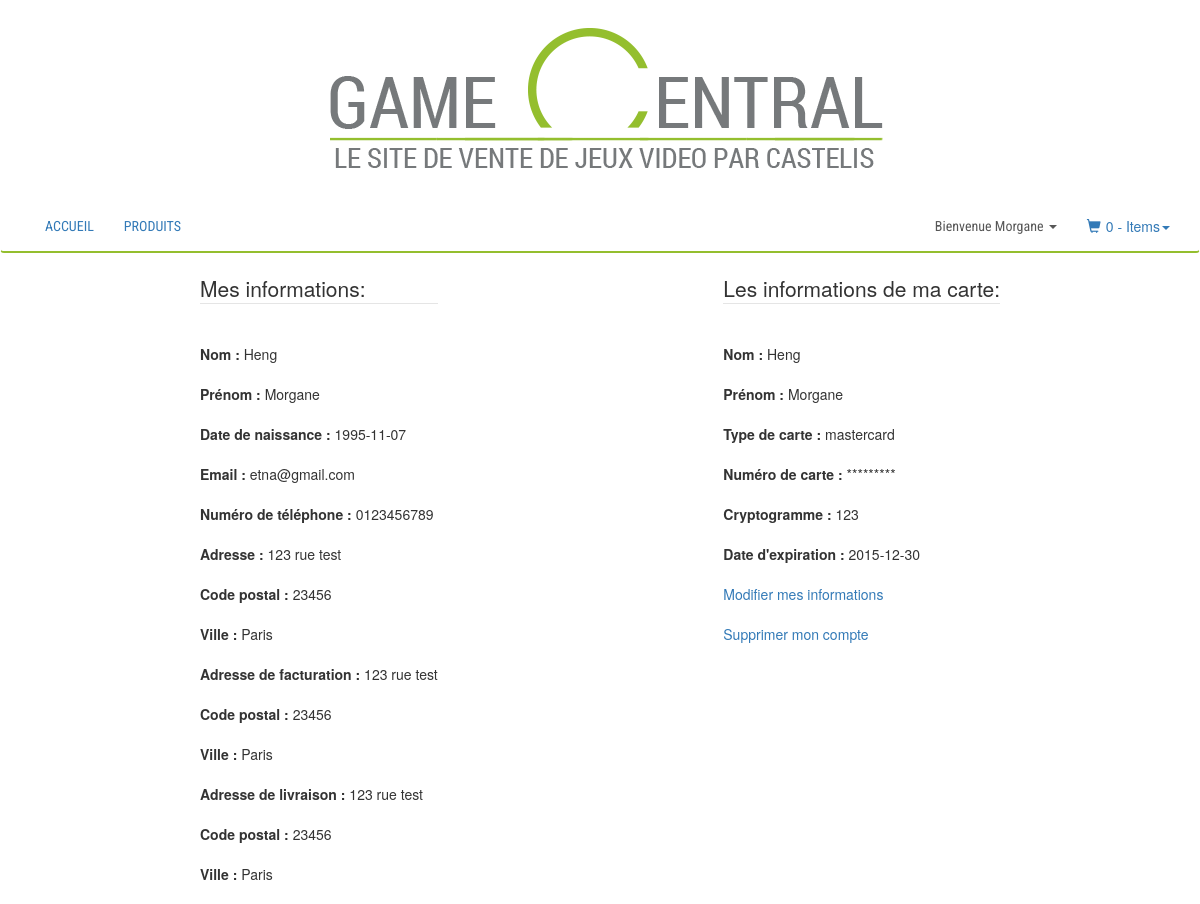
Page /view/account.php (signed in) on the committed database.
### tables this page shows
CREATE TABLE `gc_customers` (
  `id_customer` int(11) NOT NULL,
  `firstname_customer` varchar(255) NOT NULL,
  `lastname_customer` varchar(255) NOT NULL,
  `birthday` date NOT NULL,
  `mail` varchar(255) NOT NULL,
  `phone` varchar(10) NOT NULL,
  `pwd` varchar(255) NOT NULL,
  `address` varchar(255) NOT NULL,
  `delivery_address` varchar(255) NOT NULL,
  `shipping_address` varchar(255) NOT NULL,
  `postal_code` varchar(5) NOT NULL,
  `city` text NOT NULL,
  `delivery_postal_code` int(11) NOT NULL,
  `delivery_city` varchar(50) NOT NULL,
  `shipping_postal_code` int(11) NOT NULL,
  `shipping_city` varchar(50) NOT NULL
);

CREATE TABLE `gc_cards` (
  `id_card` int(11) NOT NULL,
  `firstname_customer` varchar(255) NOT NULL,
  `lastname_customer` varchar(255) NOT NULL,
  `card_type` varchar(255) NOT NULL,
  `card_number` varchar(16) DEFAULT NULL,
  `cryptogram` varchar(3) DEFAULT NULL,
  `expiring_date` date NOT NULL,
  `id_customer` int(11) NOT NULL
);

### model/class/cart.class.php (called while the page is built, shortened)
<?php
class		Cart
{
	public	function			m_c_count_games_ordered()
	{
		return (array_sum($_SESSION['cart']));
	}
}

### controller/display_info.php (the view, shortened to what this page needs)
<?php
	function	display_info()
	{
		$conn = db_connect(_DB_SERVER_, _DB_USER_, _DB_PASSWD_, _DB_NAME_);
		$stmt = $conn->prepare("SELECT * FROM gc_customers WHERE id_customer = :r_customer");
		$stmt->execute(array(
			'r_customer' => $_SESSION['id_customer']
		));
		$res = $stmt->fetch();
		echo '<section class="customer"><fieldset><legend>Mes informations:</legend><br /><div class="form-group"> <label>Nom :</label> ' . $res['lastname_customer'] . '</div>';
		echo '<div class="form-group"> <label>Prénom :</label> ' . $res['firstname_customer'] . '</p></div>';
		echo '<div class="form-group"> <label>Date de naissance :</label> ' . $res['birthday'] . '</p></div>';
		echo '<div class="form-group"> <label>Email :</label> ' . $res['mail'] . '</p></div>';
		echo '<div class="form-group"> <label>Numéro de téléphone :</label> ' . $res['phone'] . '</p></div>';
		echo '<div class="form-group"> <label>Adresse :</label> ' . $res['address'] . '</p></div>';
		echo '<div class="form-group"> <label>Code postal :</label> ' . $res['postal_code'] . '</p></div>';
		echo '<div class="form-group"> <label>Ville :</label> ' . $res['city'] . '</p></div>';
		echo '<div class="form-group"> <label>Adresse de facturation :</label> ' . $res['delivery_address'] . '</p></div>';
		echo '<div class="form-group"> <label>Code postal :</label> ' . $res['delivery_postal_code'] . '</p></div>';
		echo '<div class="form-group"> <label>Ville :</label> ' . $res['delivery_city'] . '</p></div>';
		echo '<div class="form-group"> <label>Adresse de livraison :</label> ' . $res['shipping_address'] . '</p></div>';
		echo '<div class="form-group"> <label>Code postal :</label> ' . $res['shipping_postal_code'] . '</p></div>';
		echo '<div class="form-group"> <label>Ville :</label> ' . $res['shipping_city'] . '</p></div></fieldset></section>';
		$stmt = $conn->prepare("SELECT * FROM gc_cards WHERE id_customer = :r_customer");
		$stmt->execute(array(
			'r_customer' => $_SESSION['id_customer']
		));
		$res = $stmt->fetch();
		if ($res['card_number'] == "")
			$card_number = "";
		else
			$card_number = "*********" . substr($res['card_number'],9);
		echo '<section class="card"><fieldset><legend>Les informations de ma carte:</legend><br /><div class="form-group"> <label>Nom :</label> ' . $res['lastname_customer'] . '</div>';
		echo '<div class="form-group"> <label>Prénom :</label> ' . $res['firstname_customer'] . '</p></div>';
		echo '<div class="form-group"> <label>Type de carte :</label> ' . $res['card_type'] . '</p></div>';
		echo '<div class="form-group"> <label>Numéro de carte :</label> ' . $card_number . '</p></div>';
		echo '<div class="form-group"> <label>Cryptogramme :</label> ' . $res['cryptogram'] . '</p></div>';
		echo '<div class="form-group"> <label>Date d\'expiration :</label> ' . $res['expiring_date'] . '</p></div></fieldset>';
		echo '<a href="modif_account.php">Modifier mes informations</a><br><br><a href="#" onclick="confirmation()">Supprimer mon compte</a></section>';
	}
?>

### view/account.php (shortened to what this page needs)
<!DOCTYPE html>
<html>
	<head>
		<?php
			include "commons/links.php";
		?>
	</head>
	<body>
		<header>
			<?php
				is_connect();
			?>
		</header>
		<section>
			<div class="container">
				<?php
					display_info();
				?>
			</div>
		</section>
	</body>
</html>

### view/commons/links.php (shortened to what this page needs)
<link rel="stylesheet" href="http://maxcdn.bootstrapcdn.com/bootstrap/3.3.6/css/bootstrap.css">
<link rel="stylesheet" href="css/style.css">

### controller/is_connect.php
<?php
function is_connect()
{
	if(isset($_SESSION['id_customer']) && $_SESSION['id_customer'] != "")
		include "commons/nav_co.php";
	else
		include "commons/nav.php";
}
?>

### view/commons/nav_co.php (shortened to what this page needs)
<?php
	$DB		= new DB_connect();
	$CART	= new Cart($DB);
?>
<a href="index.php"><img src="img/gcc2.png" class="img-responsive center-block" /></a>
<nav id="navbar-main" class="navbar" style="background-color: #FFFFFF; border-bottom: 2px solid #94be2e;">
	<div class="container">
		<div id="navbar">
			<ul class="nav navbar-nav">
				<li class="nav-font"><a href="index.php">ACCUEIL</a></li>
				<li class="nav-font"><a href="products.php">PRODUITS</a></li>
			</ul>
			<ul class="nav navbar-nav navbar-right">
				<li class="dropdown">
					<a href="#" class="nav-font dropdown-toggle" data-toggle="dropdown" role="button" aria-haspopup="true" aria-expanded="false">Bienvenue <?php echo $_SESSION['firstname_customer'] ?> <span class="caret"></span></a>
				</li>
				<li class="dropdown">
					<a href="#" class="dropdown-toggle" data-toggle="dropdown" role="button" aria-expanded="false"> <span class="glyphicon glyphicon-shopping-cart"></span><?= $CART->m_c_count_games_ordered(); ?> - Items<span class="caret"></span></a>
				</li>
			</ul>
		</div>
	</div>
</nav>

### view/css/style.css (style rules this page uses)
.glyphicon { margin-right:5px; }
.nav-font { font-family: Roboto Condensed; color: #575757; }
section .customer { vertical-align : top; float : left; display : inline-block; margin-left : 170px; }
section .card { vertical-align : top; float : right; display : inline-block; margin-right : 170px; }

### rows in the picture
gc_customers: lastname_customer "Heng", firstname_customer "Morgane", birthday "1995-11-07", mail "etna@gmail.com", phone "0123456789", address "123 rue test", postal_code "23456", city "Paris", delivery_address "123 rue test", delivery_postal_code "23456", delivery_city "Paris", shipping_address "123 rue test", shipping_postal_code "23456", shipping_city "Paris"
gc_cards: lastname_customer "Heng", firstname_customer "Morgane", card_type "mastercard", card_number "*********", cryptogram "123", expiring_date "2015-12-30"

### other values in the picture
$_SESSION['firstname_customer'] "Morgane"
$CART->m_c_count_games_ordered() "0"
